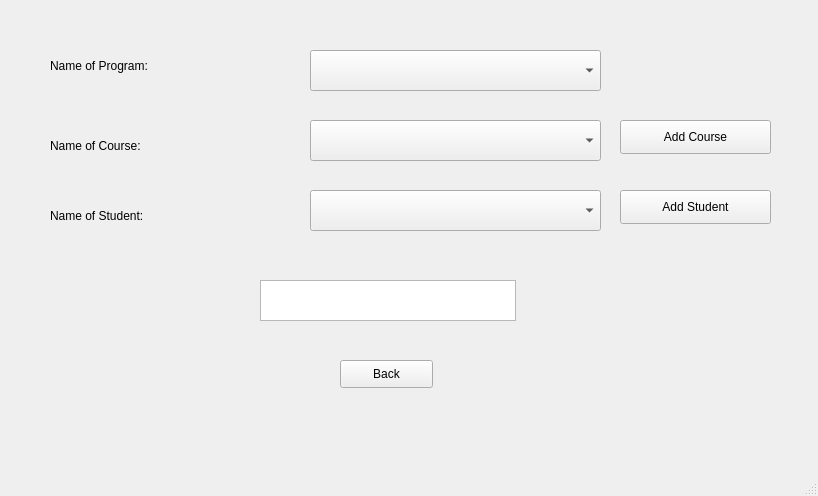
<?xml version="1.0" encoding="UTF-8"?>
<ui version="4.0">
 <class>create_session_window</class>
 <widget class="QMainWindow" name="create_session_window">
  <property name="geometry">
   <rect>
    <x>0</x>
    <y>0</y>
    <width>818</width>
    <height>496</height>
   </rect>
  </property>
  <property name="windowTitle">
   <string>Create Session</string>
  </property>
  <widget class="QWidget" name="centralwidget">
   <widget class="QComboBox" name="combo_box_student_name">
    <property name="geometry">
     <rect>
      <x>310</x>
      <y>190</y>
      <width>291</width>
      <height>41</height>
     </rect>
    </property>
   </widget>
   <widget class="QPushButton" name="btn_back">
    <property name="geometry">
     <rect>
      <x>340</x>
      <y>360</y>
      <width>93</width>
      <height>28</height>
     </rect>
    </property>
    <property name="text">
     <string>Back</string>
    </property>
   </widget>
   <widget class="QComboBox" name="combo_box_name_course">
    <property name="geometry">
     <rect>
      <x>310</x>
      <y>120</y>
      <width>291</width>
      <height>41</height>
     </rect>
    </property>
   </widget>
   <widget class="QComboBox" name="combo_box_name_program">
    <property name="geometry">
     <rect>
      <x>310</x>
      <y>50</y>
      <width>291</width>
      <height>41</height>
     </rect>
    </property>
   </widget>
   <widget class="QLabel" name="label">
    <property name="geometry">
     <rect>
      <x>50</x>
      <y>50</y>
      <width>191</width>
      <height>31</height>
     </rect>
    </property>
    <property name="text">
     <string>Name of Program:</string>
    </property>
   </widget>
   <widget class="QLabel" name="label_2">
    <property name="geometry">
     <rect>
      <x>50</x>
      <y>130</y>
      <width>191</width>
      <height>31</height>
     </rect>
    </property>
    <property name="text">
     <string>Name of Course:</string>
    </property>
   </widget>
   <widget class="QLabel" name="label_3">
    <property name="geometry">
     <rect>
      <x>50</x>
      <y>200</y>
      <width>191</width>
      <height>31</height>
     </rect>
    </property>
    <property name="text">
     <string>Name of Student:</string>
    </property>
   </widget>
   <widget class="QPushButton" name="btn_add_course">
    <property name="geometry">
     <rect>
      <x>620</x>
      <y>120</y>
      <width>151</width>
      <height>34</height>
     </rect>
    </property>
    <property name="text">
     <string>Add Course</string>
    </property>
   </widget>
   <widget class="QPushButton" name="btn_add_student">
    <property name="geometry">
     <rect>
      <x>620</x>
      <y>190</y>
      <width>151</width>
      <height>34</height>
     </rect>
    </property>
    <property name="text">
     <string>Add Student</string>
    </property>
   </widget>
   <widget class="QListWidget" name="list_widget_added_info">
    <property name="geometry">
     <rect>
      <x>260</x>
      <y>280</y>
      <width>256</width>
      <height>41</height>
     </rect>
    </property>
   </widget>
  </widget>
  <widget class="QMenuBar" name="menubar">
   <property name="geometry">
    <rect>
     <x>0</x>
     <y>0</y>
     <width>818</width>
     <height>31</height>
    </rect>
   </property>
  </widget>
  <widget class="QStatusBar" name="statusbar"/>
 </widget>
 <resources/>
 <connections/>
</ui>
